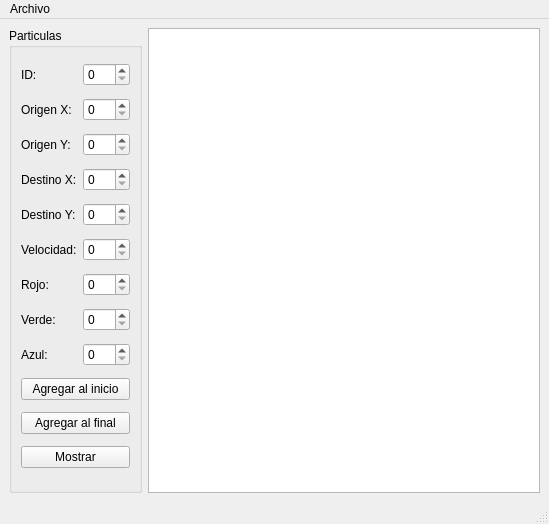
<?xml version="1.0" encoding="UTF-8"?>
<ui version="4.0">
 <class>MainWindow</class>
 <widget class="QMainWindow" name="MainWindow">
  <property name="geometry">
   <rect>
    <x>0</x>
    <y>0</y>
    <width>549</width>
    <height>524</height>
   </rect>
  </property>
  <property name="windowTitle">
   <string>MainWindow</string>
  </property>
  <widget class="QWidget" name="centralwidget">
   <layout class="QGridLayout" name="gridLayout_2">
    <item row="0" column="0">
     <widget class="QGroupBox" name="groupBox">
      <property name="title">
       <string>Particulas</string>
      </property>
      <layout class="QGridLayout" name="gridLayout">
       <item row="1" column="0" colspan="2">
        <widget class="QLabel" name="label_2">
         <property name="text">
          <string>Origen X:</string>
         </property>
        </widget>
       </item>
       <item row="3" column="2">
        <widget class="QSpinBox" name="destinoX_spinBox_4">
         <property name="maximum">
          <number>255</number>
         </property>
        </widget>
       </item>
       <item row="7" column="2">
        <widget class="QSpinBox" name="verde_spinBox_8">
         <property name="maximum">
          <number>255</number>
         </property>
        </widget>
       </item>
       <item row="3" column="0" colspan="2">
        <widget class="QLabel" name="label_4">
         <property name="text">
          <string>Destino X:</string>
         </property>
        </widget>
       </item>
       <item row="8" column="0" colspan="2">
        <widget class="QLabel" name="label_12">
         <property name="text">
          <string>Azul:</string>
         </property>
        </widget>
       </item>
       <item row="4" column="2">
        <widget class="QSpinBox" name="destinoY_spinBox_5">
         <property name="maximum">
          <number>255</number>
         </property>
        </widget>
       </item>
       <item row="0" column="2">
        <widget class="QSpinBox" name="id_spinBox">
         <property name="maximum">
          <number>255</number>
         </property>
        </widget>
       </item>
       <item row="0" column="0">
        <widget class="QLabel" name="label">
         <property name="text">
          <string>ID:</string>
         </property>
        </widget>
       </item>
       <item row="8" column="2">
        <widget class="QSpinBox" name="azul_spinBox_9">
         <property name="maximum">
          <number>255</number>
         </property>
        </widget>
       </item>
       <item row="4" column="0" colspan="2">
        <widget class="QLabel" name="label_8">
         <property name="text">
          <string>Destino Y:</string>
         </property>
        </widget>
       </item>
       <item row="1" column="2">
        <widget class="QSpinBox" name="origenX_spinBox_2">
         <property name="maximum">
          <number>255</number>
         </property>
        </widget>
       </item>
       <item row="2" column="2">
        <widget class="QSpinBox" name="origenY_spinBox_3">
         <property name="maximum">
          <number>255</number>
         </property>
        </widget>
       </item>
       <item row="6" column="2">
        <widget class="QSpinBox" name="rojo_spinBox_7">
         <property name="maximum">
          <number>255</number>
         </property>
        </widget>
       </item>
       <item row="12" column="0" colspan="3">
        <widget class="QPushButton" name="mostrar_pushButton_2">
         <property name="text">
          <string>Mostrar</string>
         </property>
        </widget>
       </item>
       <item row="6" column="0" colspan="2">
        <widget class="QLabel" name="label_10">
         <property name="text">
          <string>Rojo:</string>
         </property>
        </widget>
       </item>
       <item row="10" column="0" colspan="3">
        <widget class="QPushButton" name="agregar_inicio_pushButton">
         <property name="text">
          <string>Agregar al final</string>
         </property>
        </widget>
       </item>
       <item row="5" column="2">
        <widget class="QSpinBox" name="velocidad_spinBox_6">
         <property name="maximum">
          <number>255</number>
         </property>
        </widget>
       </item>
       <item row="7" column="0" colspan="2">
        <widget class="QLabel" name="label_11">
         <property name="text">
          <string>Verde:</string>
         </property>
        </widget>
       </item>
       <item row="2" column="0" colspan="2">
        <widget class="QLabel" name="label_3">
         <property name="text">
          <string>Origen Y:</string>
         </property>
        </widget>
       </item>
       <item row="5" column="0" colspan="2">
        <widget class="QLabel" name="label_9">
         <property name="text">
          <string>Velocidad:</string>
         </property>
        </widget>
       </item>
       <item row="9" column="0" colspan="3">
        <widget class="QPushButton" name="agregar_final_pushButton_2">
         <property name="text">
          <string>Agregar al inicio</string>
         </property>
        </widget>
       </item>
      </layout>
     </widget>
    </item>
    <item row="0" column="1">
     <widget class="QPlainTextEdit" name="salida"/>
    </item>
   </layout>
  </widget>
  <widget class="QMenuBar" name="menubar">
   <property name="geometry">
    <rect>
     <x>0</x>
     <y>0</y>
     <width>549</width>
     <height>33</height>
    </rect>
   </property>
   <widget class="QMenu" name="menuArchivo">
    <property name="title">
     <string>Archivo</string>
    </property>
    <addaction name="actionAbrir"/>
    <addaction name="actionGuardar"/>
   </widget>
   <addaction name="menuArchivo"/>
  </widget>
  <widget class="QStatusBar" name="statusbar"/>
  <action name="actionAbrir">
   <property name="text">
    <string>Abrir</string>
   </property>
   <property name="shortcut">
    <string>Ctrl+O</string>
   </property>
  </action>
  <action name="actionGuardar">
   <property name="text">
    <string>Guardar</string>
   </property>
   <property name="shortcut">
    <string>Ctrl+S</string>
   </property>
  </action>
 </widget>
 <resources/>
 <connections/>
</ui>
